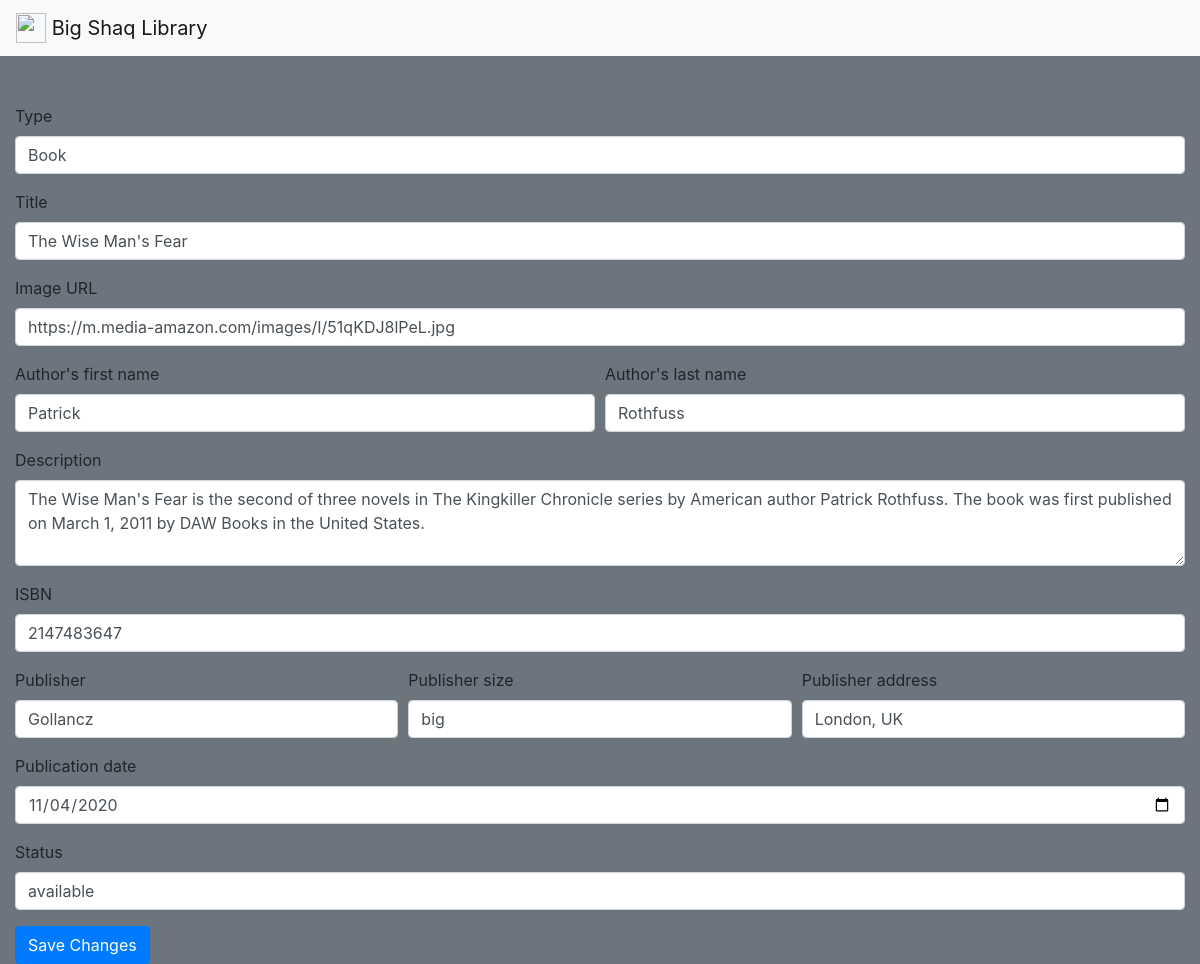
Screenshot of /update.php?item_id=5 with the database file from the repository.
### tables this page shows
CREATE TABLE `item` (
  `item_id` int(11) NOT NULL,
  `type` varchar(20) NOT NULL,
  `title` varchar(100) NOT NULL,
  `image` varchar(500) NOT NULL,
  `author_fName` varchar(50) NOT NULL,
  `author_lName` varchar(50) NOT NULL,
  `description` varchar(8000) NOT NULL,
  `isbn` int(13) NOT NULL,
  `publication_date` date NOT NULL,
  `publisher` varchar(100) NOT NULL,
  `publisher_address` varchar(150) NOT NULL,
  `publisher_size` varchar(20) NOT NULL,
  `status` varchar(20) NOT NULL
);

### update.php (the view, shortened to what this page needs)
<?php
	require_once 'actions/db_connect.php';
	if ($_GET["item_id"]) {
		$item_id = $_GET["item_id"];
		$sql = "SELECT * FROM item WHERE item_id = $item_id";
		$result = mysqli_query($conn, $sql);
		$row = $result->fetch_assoc();
	}
?>
<!DOCTYPE html>
<html>
<head>
    <link rel="stylesheet" href="https://stackpath.bootstrapcdn.com/bootstrap/4.4.1/css/bootstrap.min.css">
</head>
<body class="bg-secondary">
  <nav class="navbar navbar-light bg-light mb-5">
      <a class="navbar-brand" href="index.php">
      <img src="https://banner2.cleanpng.com/20180719/blp/kisspng-library-computer-icons-librarian-reference-work-cl-knowledge-edition-5b5110a02097f7.2706046915320393281335.jpg" width="30" height="30" class="d-inline-block align-top" alt="">
      Big Shaq Library
      </a>
  </nav>
  <div class="container-fluid">
    <form action="actions/a_update.php" method="post">
    <div class="form-group">
      <label for="inputType">Type</label>
      <input type="text" name="type" class="form-control" id="inputType" value="<?php echo $row['type'] ?>">
    </div>
    <div class="form-group">
      <label for="inputTitle">Title</label>
      <input type="text" name="title" class="form-control" id="inputTitle" value="<?php echo $row['title'] ?>">
    </div>
    <div class="form-group">
      <label for="inputImage">Image URL</label>
      <input type="text" name="image" class="form-control" id="inputImage" value="<?php echo $row['image'] ?>">
    </div>
    <div class="form-row">
      <div class="form-group col-md-6">
        <label for="inputAuthor1">Author's first name</label>
        <input type="text" name="author_fName" class="form-control" id="inputAuthor1" value="<?php echo $row['author_fName'] ?>">
      </div>
      <div class="form-group col-md-6">
        <label for="inputAuthor2">Author's last name</label>
        <input type="text" name="author_lName" class="form-control" id="inputAuthor2" value="<?php echo $row['author_lName'] ?>">
      </div>
    </div>
    <div class="form-group">
      <label for="inputDescription">Description</label>
      <textarea class="form-control" name="description" id="inputDescription" rows="3"><?php echo $row['description'] ?></textarea>
    </div>
    <div class="form-group">
      <label for="inputIsbn">ISBN</label>
      <input type="text" name="isbn" class="form-control" id="inputIsbn" value="<?php echo $row['isbn'] ?>">
    </div>
    <div class="form-row">
      <div class="form-group col-md-4">
      <label for="inputPublisher">Publisher</label>
      <input type="datextte" name="publisher" class="form-control" id="inputPublisher" value="<?php echo $row['publisher'] ?>">
      </div>
      <div class="form-group col-md-4">
        <label for="inputPublisherSize">Publisher size</label>
        <input type="text" name="publisher_size" class="form-control" id="inputPublisherSize" value="<?php echo $row['publisher_size'] ?>">
      </div>
      <div class="form-group col-md-4">
        <label for="inputPublisherAddress">Publisher address</label>
        <input type="text" name="publisher_address" class="form-control" id="inputPublisherAddress" value="<?php echo $row['publisher_address'] ?>">
      </div>
    </div>
    <div class="form-group">
      <label for="inputPublicationDate">Publication date</label>
      <input type="date" name="publication_date" class="form-control" id="inputPublicationDate" value="<?php echo $row['publication_date'] ?>">
    </div>
    <div class="form-group">
      <label for="inputStatus">Status</label>
      <input type="text" name="status" class="form-control" id="inputStatus" value="<?php echo $row['status'] ?>">
    </div>
    <button type="submit" class="btn btn-primary">Save Changes</button>
  </form>
  </div>
</body>
</html>

### rows the page displays
item: type "Book", title "The Wise Man's Fear", image "https://m.media-amazon.com/images/I/51qKDJ8lPeL.jpg", author_fName "Patrick", author_lName "Rothfuss", description "The Wise Man's Fear is the second of three novels in The Kingkiller Chronicle series by American author Patrick Rothfuss. The book was first published on March 1, 2011 by DAW Books in the United States.", isbn "2147483647", publisher "Gollancz", publisher_size "big", publisher_address "London, UK", publication_date "11/04/2020", status "available"
